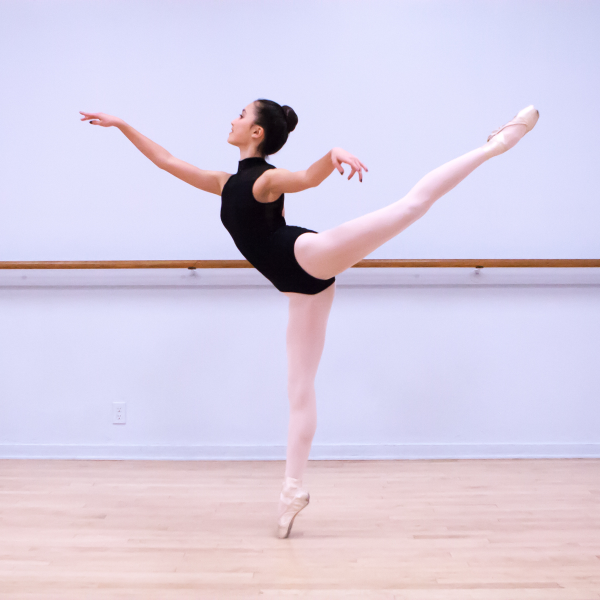
%> input picture images/dancer.jpg, 1200 x 1200 px (shown at 1/2 size)
$ octave main.m   (GNU Octave 9; MATLAB toolbox functions it lacks are replaced by stand-ins)
%> lines starting %> are read from the running program, lines starting %| are printed output that depends on the picture
### tensorlab_2016-03-28/minf_lbfgs.m
function [z,output] = minf_lbfgs(f,g,z0,callback,varargin)
%MINF_LBFGS Minimize a function by L-BFGS with line search.
%   [z,output] = minf_lbfgs(f,g,z0) starts at z0 and attempts to find a
%   local minimizer of the real-valued function f(z). The input variables z
%   may be a scalar, vector, matrix, tensor or even a (nested) cell array
%   of tensors and its contents may be real or complex.
%
%   If f(x) is a function of real variables x, the function g(x) should
%   compute the partial derivatives of f with respect to the real variables
%   x, i.e. g(xk) := df(xk)/dx. If f(z) is a function of complex variables
%   z, the function g(z) should compute two times the partial derivative
%   of f with respect to conj(z) (treating z as constant), i.e. g(zk) :=
%   2*df(zk)/d(conj(z)) = 2*conj(df(zk)/dz). If g is the empty matrix [],
%   the real gradient or scaled conjugate cogradient is approximated with
%   finite differences. The output of the function g(z) may have the same
%   structure as z (although this is not necessary). The structure output
%   returns additional information:
%
%      output.alpha      - The line search step length in every iteration.
%      output.fevals     - The total number of function/gradient calls.
%      output.fval       - The value of the objective function f in every
%                          iteration.
%      output.info       - The circumstances under which the procedure
%                          terminated:
%                             1: Objective function tolerance reached.
%                             2: Step size tolerance reached.
%                             3: Maximum number of iterations reached.
%                             4: Absolute objective function tolerance
%                                reached.
%      output.infols     - The circumstances under which the line search
%                          terminated in every iteration.
%      output.iterations - The number of iterations.
%      output.relfval    - The difference in objective function value
%                          between every two successive iterates, relative
%                          to its initial value.
%      output.relstep    - The step size relative to the norm of the
%                          current iterate in every iteration.
%
%   minf_lbfgs(f,g,z0,options) may be used to set the following options:
%
%      options.Display = 10      - Displays output information each
%                                  options.Display iterations. Set to 0 to
%                                  disable.
%      options.LineSearch        - The line search used to minimize the
%      = @ls_mt                    objective function in the quasi-Newton
%                                  descent direction.
%      options.LineSearchOptions - The options structure passed to the line
%                                  search routine.
%      options.M                 - The number of L-BFGS updates to store.
%      = min(30,length(z0))
%      options.MaxIter = 500     - The maximum number of iterations.
%      options.TolFun = 1e-6     - The tolerance for output.relfval.
%      options.TolX = 1e-8       - The tolerance for output.relstep.
%      options.TolAbs = -inf     - The tolerance for output.fval.

%   Authors: Laurent Sorber      (Laurent.Sorber@cs.kuleuven.be)
%            Nico Vervliet       (Nico.Vervliet@esat.kuleuven.be)
%            Marc Van Barel      (Marc.VanBarel@cs.kuleuven.be)
%            Lieven De Lathauwer (Lieven.DeLathauwer@kuleuven-kulak.be)
%
%   References:
%   [1] L. Sorber, M. Van Barel, L. De Lathauwer, "Unconstrained
%       optimization of real functions in complex variables", SIAM J. Opt.,
%       Vol. 22, No. 3, 2012, pp. 879-898.
%
% Version History:
% - 2016/02/18    NV    Added absolute tolerance and option parser

% Evaluate the objective function and gradient.
dim = structure(z0);
fval = f(z0);
if ~isa(g,'function_handle') && isempty(g)
    grad = serialize(deriv(f,z0,fval));
else
    grad = serialize(g(z0));
end
z = z0;

% Check the options structure.
isfunc = @(f)isa(f,'function_handle');
p = inputParser;
p.addOptional('Display', 10);
p.addOptional('LineSearch', @ls_mt);
p.addOptional('LineSearchOptions', struct);
p.addOptional('M', min(30,length(grad)));
p.addOptional('MaxIter', 500);
p.addOptional('TolFun', 1e-6);
p.addOptional('TolX', 1e-8);
p.addOptional('TolAbs', -inf);
p.KeepUnmatched = true;
p.parse(varargin{:});
options = p.Results;
if ~isfunc(options.LineSearch), options.LineSearch = @ls_mt; end
if ~isfield(options.LineSearchOptions,'alpha')
    options.LineSearchOptions.alpha = 1;
end
if ~isfield(options.LineSearchOptions,'c2')
    options.LineSearchOptions.c2 = 0.9;
end

% Initialize the algorithm.
S = zeros(numel(grad),options.M);
Y = zeros(numel(grad),options.M);
a = zeros(1,options.M);
r = zeros(1,options.M);
m = 0;
midx = [];

% L-BFGS with line search.
output.alpha = [];
output.fevals = 1;
output.fval = fval;
output.info = false;
output.infols = [];
output.iterations = 0;
output.relfval = [];
output.relstep = [];
while ~output.info

    % Compute the quasi-Newton step pqn = -H*grad.
    pqn = -grad;
    for i = 1:m
        a(i) = r(midx(i))*real(S(:,midx(i))'*pqn);
        pqn = pqn-a(i)*Y(:,midx(i));
    end
    if m > 0
        y1 = Y(:,midx(1));
        y1y1 = y1'*y1;
        gamma = y1y1*r(midx(1));
        pqn = 1/gamma*pqn;
    end
    for i = m:-1:1
        b = r(midx(i))*real(Y(:,midx(i))'*pqn);
        pqn = pqn+(a(i)-b)*S(:,midx(i));
    end

    % Minimize f along z+alpha*pqn.
    state = output; state.grad = grad;
    [alpha,outputls] = options.LineSearch( ...
        f,g,z,deserialize(pqn,dim),state,options.LineSearchOptions);
    output.alpha(:,end+1) = alpha;
    if length(alpha) < 2, alpha(2) = 1; end

    % Update iterate.
    z1 = serialize(z);
    z = alpha(2)*(z1+alpha(1)*pqn);
    if alpha(2) == 1
        s = alpha(1)*pqn;
    else
        s = z-z1;
    end
    z = deserialize(z,dim);

    % Update gradient and Hessian approximation.
    grad1 = grad;
    if isfield(outputls,'grad')
        grad = outputls.grad;
    else
        if ~isa(g,'function_handle') && isempty(g)
            grad = serialize(deriv(f,z,output.fval(end)));
        else
            grad = serialize(g(z));
        end
    end
    y = grad-grad1;
    sy = real(y'*s);
    if sy > 0
        m = min(m+1,options.M);
        if length(midx) < options.M, midx = m:-1:1;
        else midx = circshift(midx,[0 1]); end
        S(:,midx(1)) = s;
        Y(:,midx(1)) = y;
        r(:,midx(1)) = 1/sy;
    end

    % Update the output structure.
    if isfield(outputls,'fevals')
        output.fevals = output.fevals+outputls.fevals;
    end
    if isfield(outputls,'fval')
        output.fval(end+1) = outputls.fval;
    else
        output.fval(end+1) = f(z);
    end
    if isfield(outputls,'info')
        output.infols(end+1) = outputls.info;
    end
    output.iterations = output.iterations+1;
    output.relfval(end+1) = ...
        abs(diff(output.fval(end:-1:end-1)))/abs(output.fval(1));
    output.relstep(end+1) = norm(s)/norm(z1);
    if isnan(output.relstep(end)), output.relstep(end) = 0; end
    if output.relfval(end) <= options.TolFun, output.info = 1; end
    if output.relstep(end) <= options.TolX, output.info = 2; end
    if output.iterations >= options.MaxIter, output.info = 3; end
    if output.fval(end) < options.TolAbs, output.info = 4; end

    % Display progress.
    if options.Display > 0 && (output.iterations == 1 || output.info || ...
       mod(output.iterations,options.Display) == 0)
        if output.iterations == 1
            bold = '%s';
            [~,~,~,~,v] = regexp(version('-release'),'([0-9]+)([ab])');
            if usejava('Desktop') && str2double(v{1}{1}) > 2011 || ...
               (str2double(v{1}{1}) == 2011 && strcmpi(v{1}{2},'b'))
                bold = '<strong>%s</strong>';
            end
        end
        if output.iterations == 1 || ...
           mod(output.iterations,15*options.Display) == 0
            fprintf('\n%7s%s','',sprintf(bold,'fval'));
            fprintf('%13s%s','',sprintf(bold,'relfval'));
            fprintf('%10s%s','',sprintf(bold,'relstep'));
            fprintf('%10s%s','',sprintf(bold,'alpha'));
            fprintf('\n%30s = %4.e %6s = %4.e\n\n', ...
                    'TolFun',options.TolFun,'TolX',options.TolX);
        end
        if output.iterations == 1
            fprintf('%4i: % 14.8e |\n',0,output.fval(1));
        end
        stralpha = [repmat('%10.4e ',1,size(output.alpha,1)) '\n'];
        fprintf(['%4i: % 14.8e | %14.8e | %14.8e | ' stralpha], ...
                output.iterations,output.fval(end), ...
                output.relfval(end),output.relstep(end), ...
                abs(output.alpha(:,end)));
    end

    callback(z, output.iterations)

end

% Display termination message.
if options.Display > 0
    ahref = '\n%s\n\n';
    x = round(linspace(0,output.iterations,min(500,output.iterations)));
    if length(bold) > 2
        ahref = sprintf(['\n<a href="matlab:semilogy(%s,%s);' ...
            'xlabel(''iteration'');legend(''fval'',' ...
            '''relfval'',''relstep'')">%%s</a>\n\n'],mat2str(x'), ...
            mat2str([output.fval(x+1)' [nan output.relfval(x(2:end))]' ...
                    [nan output.relstep(x(2:end))]'],3));
    end
    switch output.info
      case 1, fprintf(ahref,'Objective function tolerance reached.');
      case 2, fprintf(ahref,'Step size tolerance reached.');
      case 3, fprintf(ahref,'Maximum number of iterations reached.');
      case 4, fprintf(ahref,'Absolute objective function tolerance reached.');
    end
end

end

function [z,offset] = deserialize(z,dim,offset)
    if iscell(dim)
        v = z;
        z = cell(size(dim));
        if nargin < 3, offset = 0; end
        for i = 1:numel(z)
            if iscell(dim{i})
                [z{i},offset] = deserialize(v,dim{i},offset);
            else
                n = prod(dim{i}(:));
                z{i} = reshape(v(offset+(1:n)),dim{i});
                offset = offset+n;
            end
        end
    elseif ~isempty(dim)
        z = reshape(z,dim);
    end
end

function z = serialize(z)
    if iscell(z)
        for i = find(cellfun(@iscell,z(:).'))
            z{i} = serialize(z{i});
        end
        s = cellfun(@numel,z(:)); o = [0; cumsum(s)];
        c = z; z = zeros(o(end),1);
        for i = 1:length(s), z(o(i)+(1:s(i))) = c{i}(:); end
    else
        z = z(:);
    end
end

function dim = structure(z)
    if iscell(z)
        dim = cellfun(@size,z,'UniformOutput',false);
        for i = find(cellfun(@iscell,z(:).'))
            dim{i} = structure(z{i});
        end
    else
        dim = size(z);
        if numel(z) == dim(1), dim = []; end
    end
end

### main.m
addpath('tensorlab_2016-03-28')

% rng(42);
close all;
clear; clc;

% load the image
im_size = 16;
path = 'images/dancer.jpg';
img = imread(path);
%> img is the input picture: size 1200x1200x3 uint8; mean R, G, B 216.3, 206.7, 226.4
img = imresize(img, [im_size, im_size]);
img_gray = rgb2gray(img);
x = im2double(img_gray);

n = size(x,1);
%> n = 16
m = 2*n - 1;
%> m = 31

y = abs(F(zero_pad(x, m))).^2;
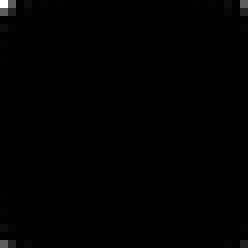
%> y: size 31x31 double (shown 8 times larger); min 0.00423, max 45210.4, mean 179.7; drawn with min black and max white
z_0 = F_inv(sqrt(y) .* exp(1j * 2 * pi * rand(m)));
% z_0 = zero_pad(x, m); % try to start with the source image

% different options for lambda:
lambda = ones(1, m^2 - n^2) * 1;
% [4 lines of commented-out code are left out]

f = @(z)G(z, y, n, lambda);
g = @(z)gradG(z, y, n, lambda);

options.Display=10;
options.TolX=-1;
options.TolFun=-1;
options.MaxIter=1e4;

options.LineSearchOptions.alpha=1;        % default: 1
options.LineSearchOptions.c1=1e-4;        % default: 1e-4
options.LineSearchOptions.c2=0.9;         % default: 0.9
options.LineSearchOptions.MaxFunEvals=30; % default: 30

% plot iteration 0
plot_result(x, y, z_0, 0)

% start optimizer
callback_handle = @(z, iteration) callback(x, y, z, iteration);
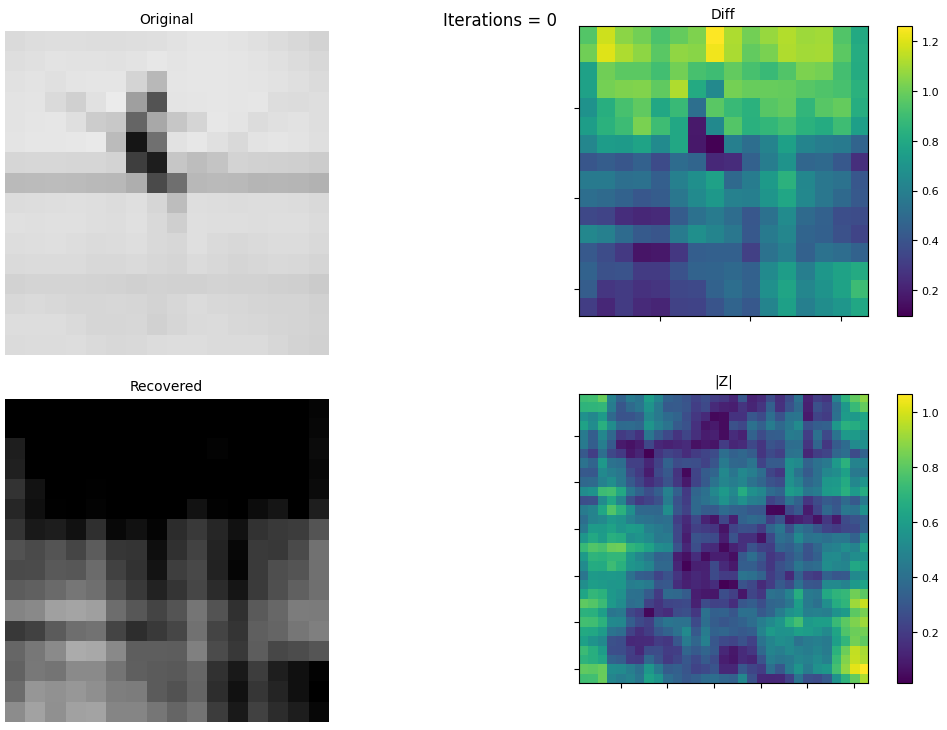
%> figure redrawn from the program's plot data, 4 panels
[z, output] = minf_lbfgs(f,g,z_0,callback_handle,options);
%> in minf_lbfgs, `dim = structure(z0);`: dim = [31 31]
% [5 lines not run here, left out]
function callback(x, y, z, iteration)
    rho(true); % roll a new rho

    % plot progress
    if mod(iteration, 100) == 0
        plot_result(x,y,z,iteration)
    end
end

function res = rho(roll)
    persistent rho

    % if roll is true, roll a new rho.
    % otherwise return the current rho.
    if isempty(rho) || roll
        rho = rand() * 0.1;
    end

    res = rho;
end

function plot_result(x, y, z, iteration)
    n = size(x,1);
    x_hat = real(z(1:n, 1:n));
    x_diff = abs(x - x_hat);

    f1 = figure(1);
    f1.Position = [50 150 900 500];

    subplot(2,3,1)
    imshow(x)
    title("Original")
    subplot(2,3,4)
    imshow(x_hat)
    title("Recovered")

    subplot(2,3,[2 3])
    imagesc(x_diff)
    colorbar
    pbaspect([1 1 1])
    set(gca,'YTickLabel',[]);
    set(gca,'XTickLabel',[]);
    title("Diff")

    subplot(2,3,[5 6])
    imagesc(abs(z))
    pbaspect([2 2 1])
    colorbar
    set(gca,'YTickLabel',[]);
    set(gca,'XTickLabel',[]);
    title("|Z|")

    % err = norm(z - proj_m(z, y), 'fro');
    % sgtitle(sprintf("Iterations = %d, Err = %1.3e", iteration, err))
    sgtitle(sprintf("Iterations = %d", iteration))

    drawnow;
end

% pad x to size of mxm
function x_pad = zero_pad(x, m)
    n = size(x,1);
    x_pad = zeros(m);
    x_pad(1:n, 1:n) = x;
end

% fourier transform
function f = F(z)
    f = fft2(z);
end

% inverse fourier transform
function f_inv = F_inv(f_z)
    f_inv = ifft2(f_z);
end

% projection operator onto M
function res = proj_m(z,y)
    fft_z = F(z);
    % res = F_inv(sqrt(y) .* (fft_z ./ abs(fft_z)));
    res = F_inv(sqrt(y) .* exp(1j .* angle(fft_z)));
end

% projection operator onto S
function res = proj_s(z,n)
    m = size(z,1);
    res = zeros(m);
    res(1:n,1:n) = z(1:n,1:n);
end

% the operator A
function res = a(z, n)
    m = size(z, 1);
    mask = ones(m, 'logical');
    mask(1:n, 1:n) = false;
    res = z(mask).';
end

% the operator A* (adjoint)
function res = a_star(lambda, n)
    % lambda - vector of length m^2-n^2
    m = sqrt(length(lambda) + n^2);
    res = zeros(m, 'like', lambda);
    idxs = a(reshape(1:m^2, m, m), n);
    res(ind2sub([m,m], idxs)) = conj(lambda);
end

% Frobenius norm squared
function res = norm_F_squared(v)
    v = v(:);
    res = v' * v;
    % res = sum(abs(v).^2, "all");
end

% the objective function
function objective = G(z, y, n, lambda)
    r = rho(false);
    % objective = 0.5 * norm(z - proj_m(z, y), 'fro').^2 + (r/2) * norm(a(z, n) + lambda/r, 2).^2;
    objective = 0.5 * norm_F_squared(z - proj_m(z, y)) + (r/2) * norm_F_squared(a(z, n) + lambda/r);
%> in minf_lbfgs, `fval = f(z0);`: fval = 6137.7
end

% the gradient of the objective function
function grad = gradG(z, y, n, lambda)
    r = rho(false);
    grad = 0.5 * (z - proj_m(z, y) + r * a_star(a(z, n), n) + a_star(lambda, n));
%> in a_star, `res = zeros(m, 'like', lambda);`: res: size 31x31 double; every value is 0
%> in a_star, `idxs = a(reshape(1:m^2, m, m), n);`: idxs = 705 values from 17 to 961
%> in minf_lbfgs, `output.fval = fval;`: output.fval = 6137.7
%> the loop in minf_lbfgs, `while ~output.info` made 1 pass
%> the run ends on the next line

    % convert from d/dz to d/d(conj(z)) - according to TensorLab docs
    grad = 2 * conj(grad);
end
